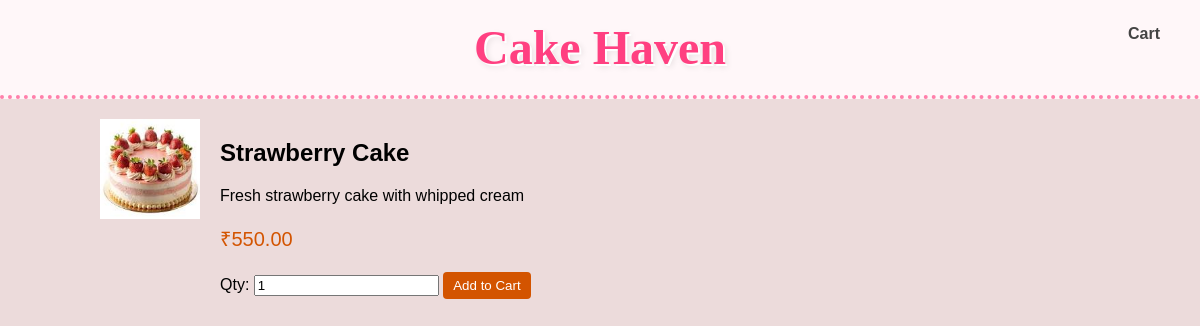
The app's page /cake.php?id=3 with its own data.
### tables this page shows
CREATE TABLE cakes(
 id INT AUTO_INCREMENT PRIMARY KEY,
 name VARCHAR(100), description TEXT,
 price DECIMAL(10,2), image VARCHAR(200),
 created_at TIMESTAMP DEFAULT CURRENT_TIMESTAMP
);

### config.php (called while the page is built, shortened)
<?php
function e($str) {
    return htmlspecialchars($str, ENT_QUOTES | ENT_SUBSTITUTE, 'UTF-8');
}
?>

### cake.php (the view, shortened to what this page needs)
<?php
require 'config.php';
$id = isset($_GET['id']) ? (int)$_GET['id'] : 0;
$stmt = $pdo->prepare("SELECT * FROM cakes WHERE id=?");
$stmt->execute([$id]);
$cake = $stmt->fetch(PDO::FETCH_ASSOC);
?>
<!DOCTYPE html>
<html>
<head>
<link rel="stylesheet" href="css/styles.css">
</head>
<body>
<header class="site-header">
  <h1><a href="index.php">Cake Haven</a></h1>
  <nav><a href="cart.php">Cart</a></nav>
</header>
<main class="container">
  <div class="product">
    <img src="<?php echo e($cake['image']); ?>" alt="<?php echo e($cake['name']); ?>">
    <div class="product-info">
      <h2><?php echo e($cake['name']); ?></h2>
      <p><?php echo e($cake['description']); ?></p>
      <p class="price">₹<?php echo number_format($cake['price'],2); ?></p>
      <label>Qty:
        <input id="qty" type="number" min="1" value="1">
      </label>
      <button class="btn add-to-cart"
              data-id="<?php echo $cake['id']; ?>"
              data-name="<?php echo e($cake['name']); ?>"
              data-price="<?php echo $cake['price']; ?>">Add to Cart</button>
    </div>
  </div>
</main>
</body>
</html>

### css/styles.css (style rules this page uses)
body { font-family:Arial;margin:0;background:#fafafa; }
.container { max-width:1000px;margin:auto;padding:20px; }
.site-header { background: #fff7f9; border-bottom: 4px dotted #ff80ab; text-align: center; padding: 20px 0; }
.site-header h1 { font-family: 'Lobster', cursive; font-size: 48px; color: #ff4081; margin: 0; text-shadow: 2px 2px 0 #fff, 3px 3px 6px rgba(0,0,0,0.1); }
.site-header h1 a { text-decoration: none; color: inherit; }
.site-header nav { position: absolute; right: 40px; top: 25px; }
.site-header nav a { margin-left: 15px; text-decoration: none; font-size: 16px; color: #444; font-weight: bold; }
a { text-decoration:none;color:#d35400; }
.btn { background:#d35400;color:#fff;border:none;padding:6px 10px;border-radius:4px;cursor:pointer; }
.product { display:flex;gap:20px;flex-wrap:wrap; }
.product img { width:100px;height:100px;object-fit:cover; }
.price { color:#d35400;font-size:20px; }
body { background: #ecdbdb; }

### records on screen
cakes: image (picture), name "Strawberry Cake", description "Fresh strawberry cake with whipped cream", price "550.00"
